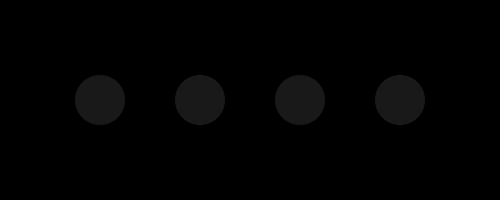
Frame 1 (no input)
Frame 60 (the mouse pressed at the canvas centre just before this capture): identical to frame 1, image omitted
Frame 120 (the mouse held since frame 60 and released just before this capture): identical to frame 1, image omitted

The Processing sketch that drew this single still picture (run headless with seeded random() and noise(); from frame 60 on, the mouse is pressed at the canvas centre):

// Processing sketch: sketch_170405a_bpm_control_1
// ── sketch_170405a_bpm_control_1.pde
float bpm = 120.0;

color offC = color(25);
color measureC = color(255, 0, 0);
color beat4C = color(0, 255, 0);
color beat8C = color(0, 0, 255);
color beat16C = color(0, 128, 128);

FlashDot[] dots = new FlashDot[5];

void setup() {
  size(500, 200);
  frameRate(60);
  noStroke();
  dots[0] = new FlashDot(100, height/2, 50);
  dots[1] = new FlashDot(200, height/2, 50);
  dots[2] = new FlashDot(300, height/2, 50);
  dots[3] = new FlashDot(400, height/2, 50);
}

void draw() {
  float beat4 = 60000/bpm;
  float measure = beat4*4;
  float beat8 = beat4/2;
  float beat16 = beat8/2;
  float beat4tri = measure/3;

  background(0);

  dots[0].display(measure, measureC, offC);
  dots[1].display(beat4, beat4C, offC);
  dots[2].display(beat8, beat8C, offC);
  dots[3].display(beat4tri, beat16C, offC);

}

// ── FlashDot.pde
class FlashDot {
  float x, y, diameter;
  color col;

  // CONSTRUCTOR
  FlashDot(float tx, float ty, float td) {
    x = tx;
    y = ty;
    diameter = td;
  }

  void display(float duration, color onC, color offC) {
    int m = millis();
    if ((m % duration >= 0) && (m % duration <= 100)) {
      col = onC;
    } else {
      col = offC;
    }
    fill(col);
    ellipse(x, y, diameter, diameter);
  }
}
